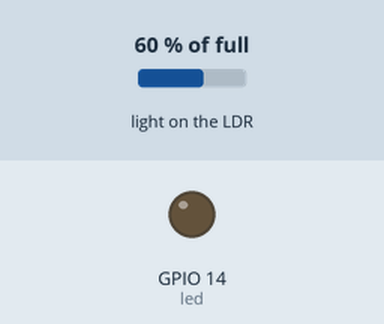
Bench run of a program on a simulated Raspberry Pi (BCM pin numbers). Parts: output pins drawn as LEDs (lit = HIGH). Inputs (shaded band) come from the test bench; at power-on: light on the LDR 60 % of full. What the program prints to the terminal is not drawn.

Above: at 0.2 s.
Timing chart, 0 to 1.9 s (numbered marks = the images above):
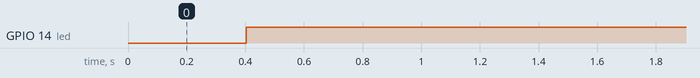

The program:

nightlight.py
```python
# Nightlight


# Import libraries:
from gpiozero import LightSensor, LED
from time import sleep

# Set pins:
sensor_pin = 4
led_pin = 14

# Connect pins to functions to use them:
ldr = LightSensor(sensor_pin)
led = LED(led_pin)
# If your led is always on try making this number lower.
# If your led is not turning on, try making this number higher.
threshold = 0.7

# Start Loop
while True:
	# This fixes the bug of reading full voltage as 0
    if ldr.value == 0:
      print(1.0)
    else:
      print(ldr.value)
      # If the input_pin reads lower than the threshold turn the light on
      if ldr.value < threshold:
        led.on()
      else:
        led.off()
    # Pause for a fraction of a second.
    # The Raspberry Pi will check the value 400 times per second.
    sleep(0.0025)
```

Measured:
- by itself, GPIO 14 (led): LOW → HIGH at 0.40 s
